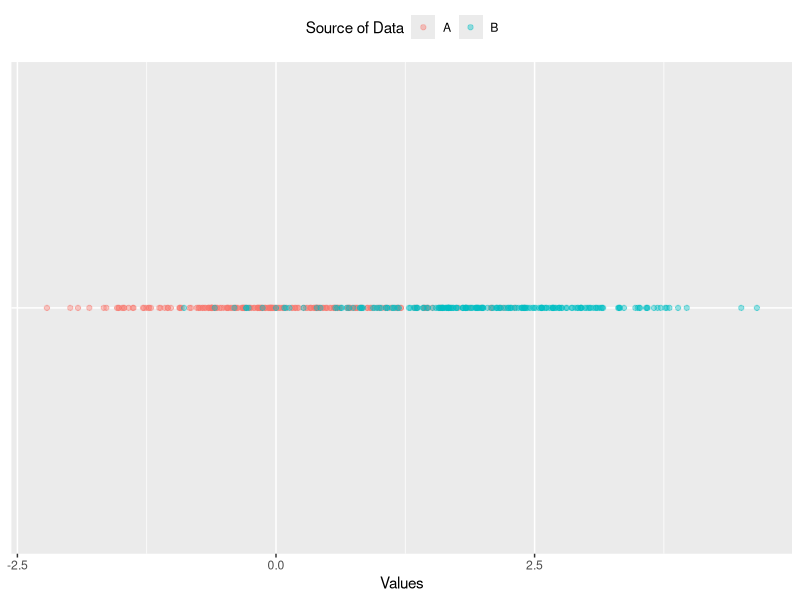
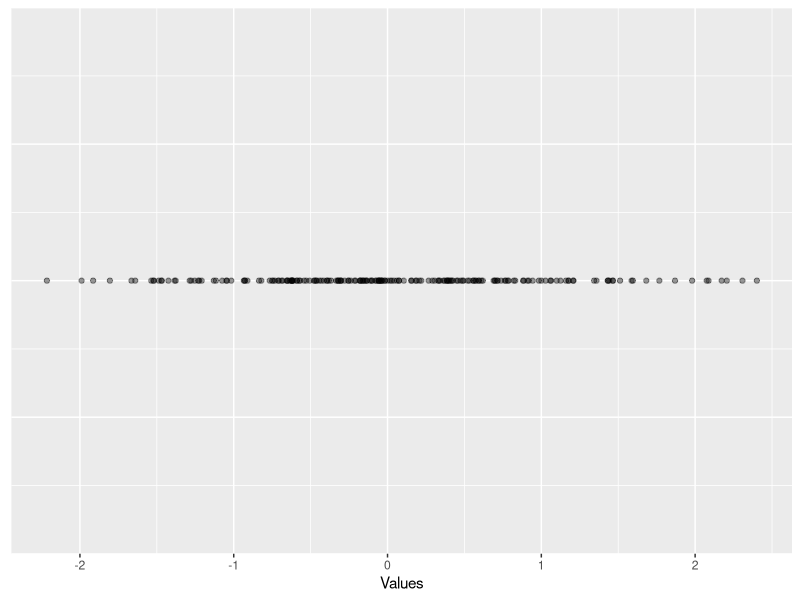
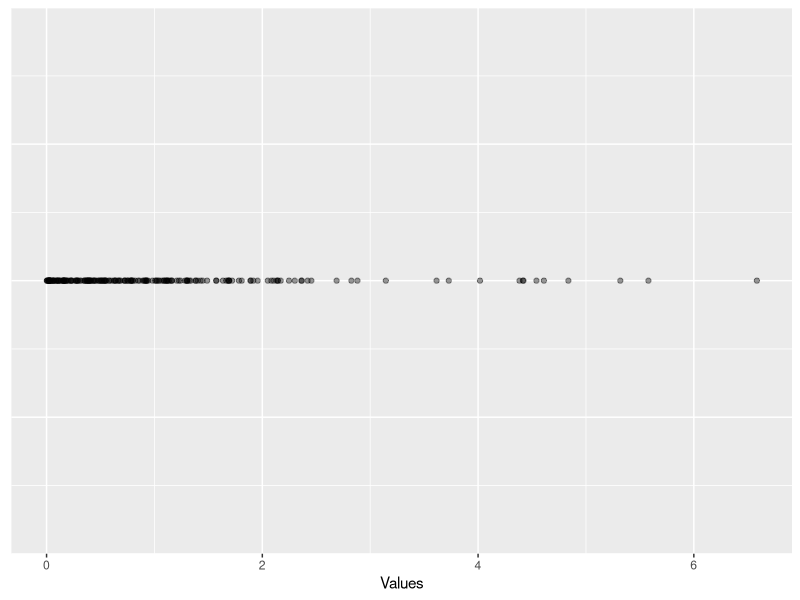
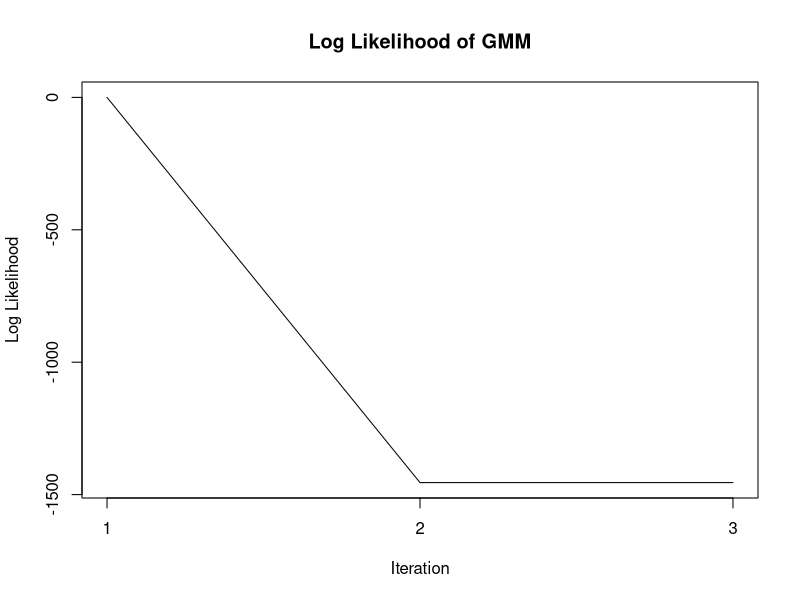
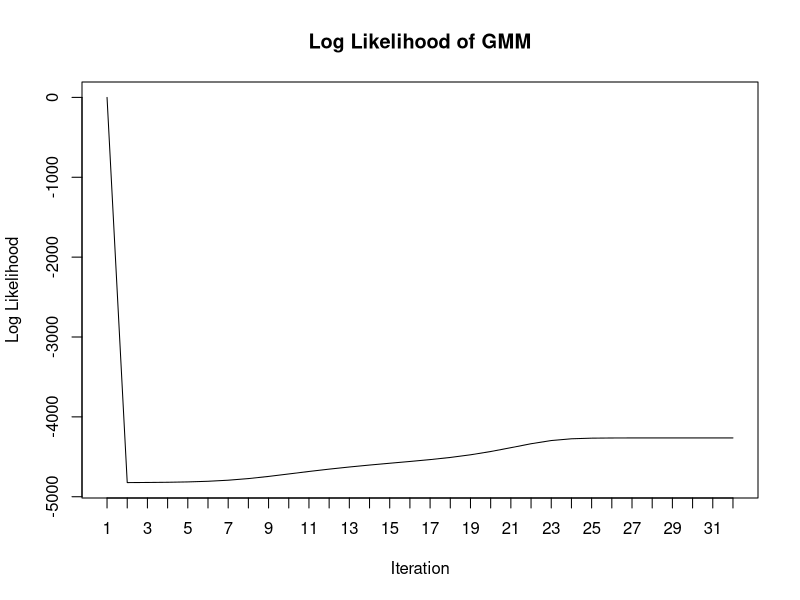
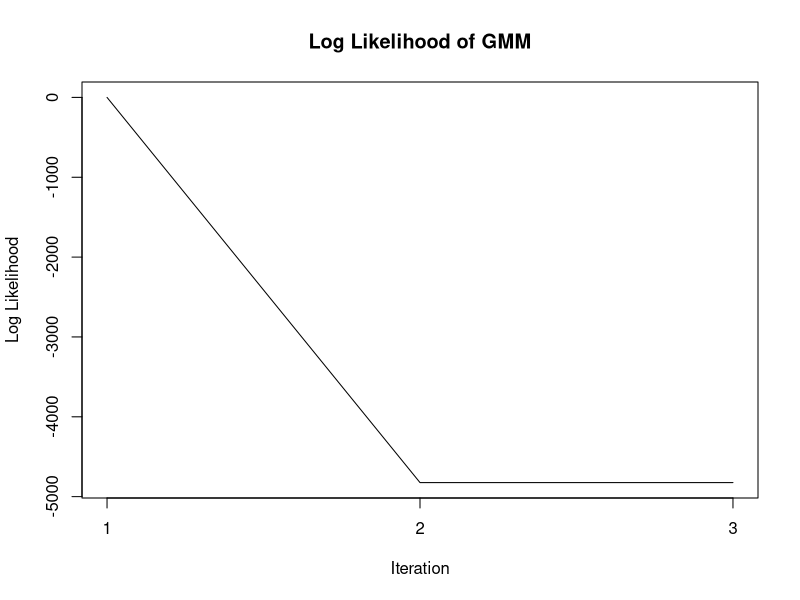
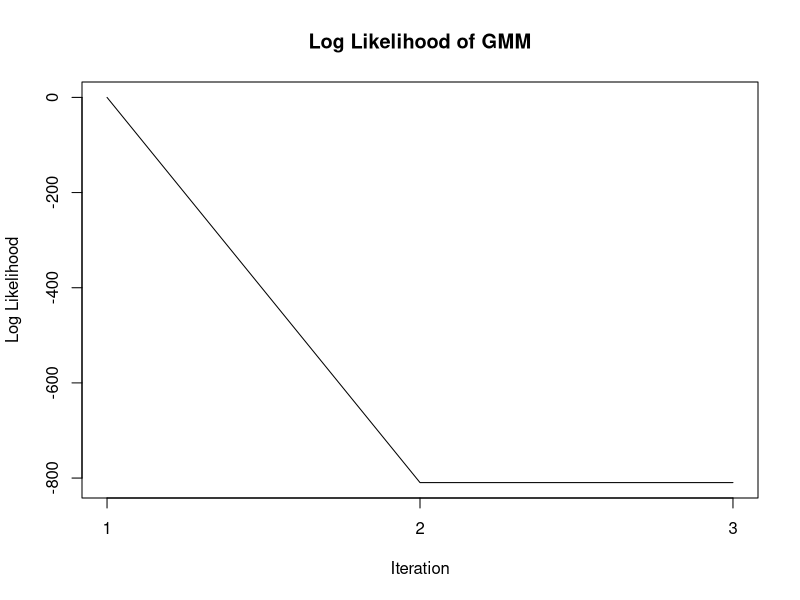

Reproduce these figures in R, in order. (Note: a time limit stopped this script after it produced the figures.)
## ---- chunk 1
knitr::opts_chunk$set(echo = TRUE)
## ---- chunk 2
library("ggplot2")
library("dplyr")
library("reshape2")

options(scipen = 999)
set.seed(1)

comp1.vals <- data_frame(comp = "A", 
                         vals = rnorm(200, mean = 0, sd = 1))
comp2.vals <- data_frame(comp = "B", 
                         vals = rnorm(200, mean = 2, sd = 1))
comp3.vals <- data_frame(comp = "C",
                         vals = rexp(200, rate = 1))

#comp1.vals <- rnorm(200, mean = 0, sd = 1)
## ---- chunk 3
vals.df <- bind_rows(comp1.vals, comp2.vals)

vals.df %>%
  ggplot(aes(x = vals, y = "A", color = factor(comp))) +
  geom_point(alpha = 0.4) +
  scale_color_discrete(name = "Source of Data") +
  xlab("Values") +
  theme(axis.ticks.y = element_blank(),
        axis.text.y = element_blank(),
        axis.title.y = element_blank(),
        legend.position = "top")

vals.df <- bind_rows(comp1.vals)

vals.df %>%
  ggplot(aes(x = vals, y = 0)) +
  geom_point(alpha = 0.4) +
  xlab("Values") +
  theme(axis.ticks.y = element_blank(),
        axis.text.y = element_blank(),
        axis.title.y = element_blank())

vals.df <- bind_rows(comp3.vals)

vals.df %>%
  ggplot(aes(x = vals, y = 0)) +
  geom_point(alpha = 0.4) +
  xlab("Values") +
  theme(axis.ticks.y = element_blank(),
        axis.text.y = element_blank(),
        axis.title.y = element_blank())
## ---- chunk 4
require('mvtnorm')
EM_GMM <- function(X, K, e, A.in, U.in, C.in) {
  N <- length(X)
  
  # initialize theta
  A <- A.in
  U <- U.in
  C <- C.in
  
  logls <- c(0)
  
  repeat {
    # E-step
    w <- matrix(rep(0, len = N*K), nrow = N) # initialize w
    for (i in 1:N) {
      for (k in 1:K) {
        numerator <- (A[k] * dmvnorm(X[i], mean = U[k], sigma = matrix(C[k])))
        denominator <- sum(sapply(1:K, function(m) A[m] * dmvnorm(X[i], mean = U[m], sigma = matrix(C[m]))))
        w[i, k] <- (numerator / denominator)
      }
    }
    
    # M-step
    A <- rep(0, length.out = K)
    for (k in 1:K) { # update alphas
      Nk <- 0
      for (i in 1:N) { # calculate N_k
        Nk <- (Nk + w[i, k])
      }
      A[k] <- (Nk / N)
    }
    
    U <- rep(0, length.out = K)
    for (k in 1:K) { # update means
      Nk <- 0
      temp <- 0
      for (i in 1:N) { # calculate N_k
        Nk <- (Nk + w[i, k])
        temp <- (temp + (w[i, k] * X[i]))
      }
      U[k] <- (temp / Nk)
    }
    
    C <- rep(0, length.out = K)
    for (k in 1:K) { # update variances
      temp <- 0
      Nk <- 0
      for (i in 1:N) { # calculate N_k
        Nk <- (Nk + w[i, k])
        temp <- (temp + (w[i, k] * (X[i] - U[k]) %*% (X[i] - U[k])))
      }
      C[k] <- (temp / Nk)
    }
    
    # calculate log-likelihood
    logl <- 0
    for (i in 1:N) {
      likel <- sum(sapply(1:K, function(k) A[k] * dmvnorm(X[i], mean = U[k], sigma = matrix(C[k]))))
      logl_curr <- log(likel)
      logl <- (logl + logl_curr)
    }
    
    logls <- c(logls, logl)
    
    if (abs(logls[length(logls)] - logls[length(logls) - 1]) < e) {
      break
    }
  }
  
  print(A)
  print(U)
  print(C)
  
  plot(logls, type="l", main="Log Likelihood of GMM", xlab="Iteration", ylab="Log Likelihood", xaxt="n")
  axis(1, at=1:length(logls))
  
}
## ---- chunk 5
sim1 = rnorm(1000, mean=0, sd=1)
sim2 = rnorm(1000, mean=5, sd=1)
sim3 = rnorm(1000, mean=10, sd=2)
sim4 = rexp(1000, rate=2)
sim5 = rexp(1000, rate=5)

print("test 1")
sim = c(sim1)
A = c(1)
U = c(10)
C = c(5)
EM_GMM(sim, 1, 0.001, A, U, C)

print("test 2")
sim = c(sim1, sim2)
A = c(0.2, 0.8)
U = c(10, 16)
C = c(5, 6)
EM_GMM(sim, 2, 0.001, A, U, C)
    
print("test 3")
EM_GMM(sim, 1, 0.001, A, U, C)
    
print("test 4")
sim = c(sim4)
A = c(1)
U = c(10)
C = c(5)  
EM_GMM(sim, 1, 0.001, A, U, C)
    
print("test 5")
sim = c(sim4, sim5)
A = c(0.5, 0.5)
U = c(10, 12)
C = c(5, 16)
EM_GMM(sim, 2, 0.001, A, U, C)
